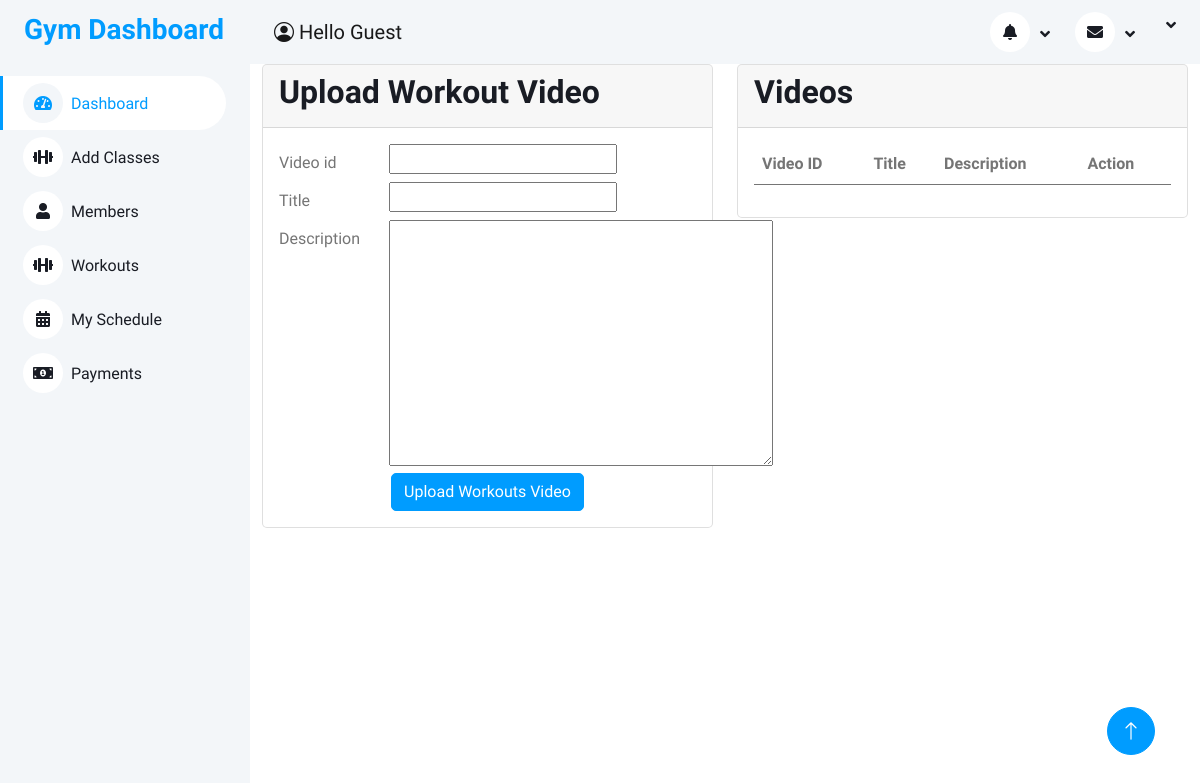
Page /management/upload/ on the earlier database version.
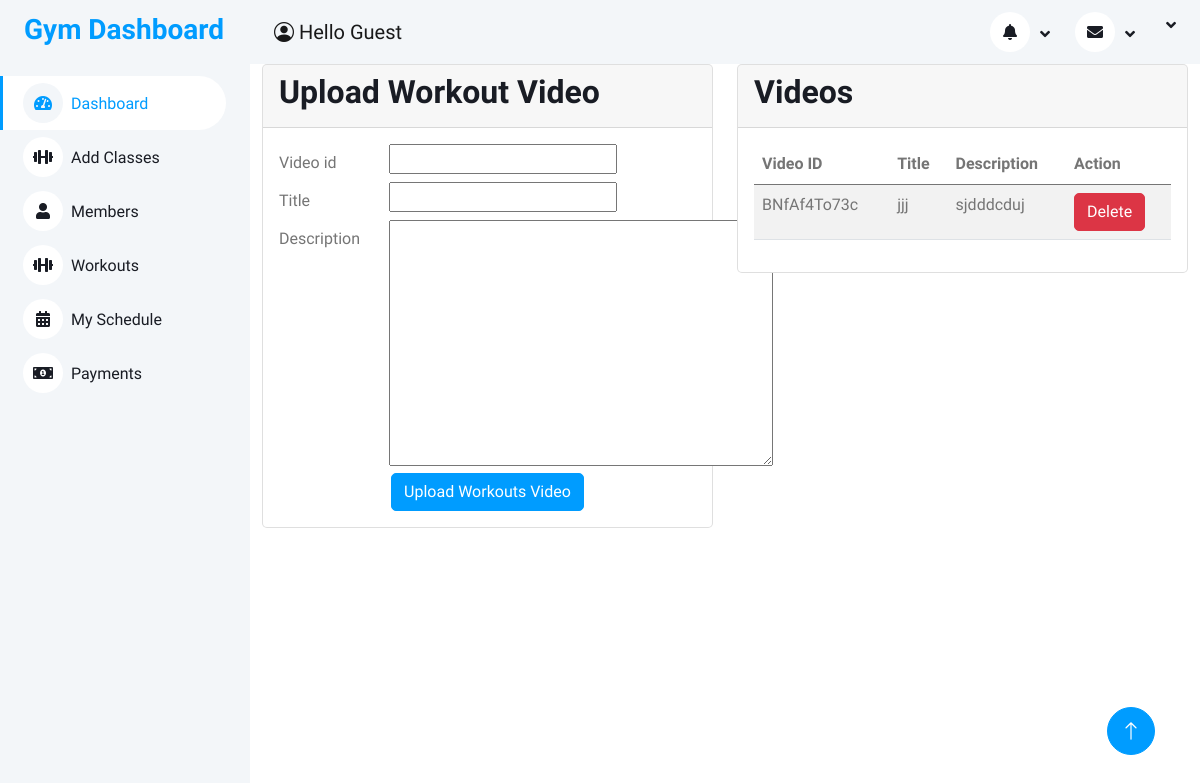
Same page on the later database version.
### accounts/models.py (models this page shows, shortened)
class Video(models.Model):
    video_id = models.CharField(max_length=20)  # Assuming video IDs are alphanumeric and have a maximum length of 20 characters
    title = models.CharField(max_length=200)
    description = models.TextField()

### accounts/views.py (the view)
# urls.py: path('management/upload/', views.upload_video, name='upload_video'),
def upload_video(request):
    if request.method == 'POST':
        form = VideoForm(request.POST)
        if form.is_valid():
            form.save()
            return HttpResponse('Video uploaded successfully!')
    else:
        form = VideoForm()
    videos = Video.objects.all()
    return render(request, 'trainers/upload_video.html', {'form': form, 'videos': videos})

### accounts/forms.py
class VideoForm(forms.ModelForm):
    class Meta:
        model = Video
        fields = ['video_id', 'title', 'description']

### accounts/templates/trainers/upload_video.html (shortened to what this page needs)
{% extends 'trainers/base.html' %}
{% block content %}
<div class="row">
    <div class="col-md-6">
        <div class="card">
            <div class="card-header">
                <h2>Upload Workout Video</h2>
            </div>
            <div class="card-body">
                <form method="post" enctype="multipart/form-data" id="upload-form">
                    {% for field in form %}
                    <div class="form-group row">
                        <label for="{{ field.id_for_label }}" class="col-sm-3 col-form-label">{{ field.label }}</label>
                        <div class="col-sm-9">
                            {% if field.field.widget.input_type == 'textarea' %}
                            {{ field|safe }}
                            {% else %}
                            {{ field }}
                            {% endif %}
                        </div>
                    </div>
                    {% endfor %}
                    <div class="text-center">
                        <button type="button" id="upload-btn" class="btn btn-primary">Upload Workouts Video</button>
                    </div>
                </form>
            </div>
        </div>
    </div>
    <div class="col-md-6">
        <div class="card">
            <div class="card-header">
                <h2>Videos</h2>
            </div>
            <div class="card-body">
                <div class="table-responsive">
                    <table class="table table-striped">
                        <thead>
                            <tr>
                                <th>Video ID</th>
                                <th>Title</th>
                                <th>Description</th>
                                <th>Action</th>
                            </tr>
                        </thead>
                        <tbody>
                            {% for video in videos %}
                            <tr>
                                <td>{{ video.video_id }}</td>
                                <td>{{ video.title }}</td>
                                <td>{{ video.description }}</td>
                                <td>
                                    <button class="btn btn-danger delete-btn" data-video-id="{{ video.id }}">Delete</button>
                                </td>
                            </tr>
                            {% endfor %}
                        </tbody>
                    </table>
                </div>
            </div>
        </div>
    </div>
</div>
{% endblock %}

Differences in the rows shown:
added Video: video_id "BNfAf4To73c", title "jjj", description "sjdddcduj"
